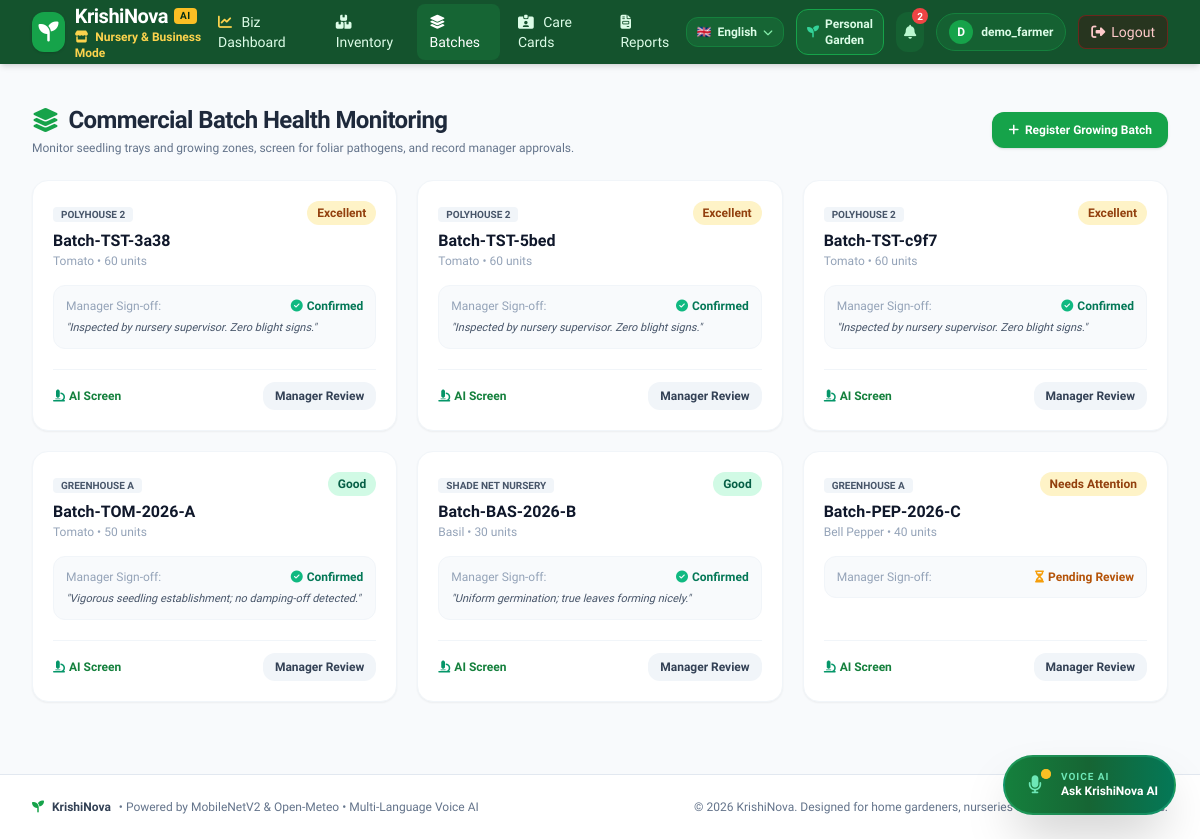
The app's page /business/batches (signed in) with its own data.
### tables this page shows
CREATE TABLE users (
                id INTEGER PRIMARY KEY AUTOINCREMENT,
                username TEXT UNIQUE NOT NULL COLLATE NOCASE,
                email TEXT UNIQUE NOT NULL COLLATE NOCASE,
                password_hash TEXT NOT NULL,
                created_at TIMESTAMP DEFAULT CURRENT_TIMESTAMP
            , role TEXT DEFAULT 'home_gardener', preferred_language TEXT DEFAULT 'en');

CREATE TABLE plant_batches (
                id INTEGER PRIMARY KEY AUTOINCREMENT,
                business_id INTEGER NOT NULL,
                batch_name TEXT NOT NULL,
                plant_type TEXT NOT NULL,
                growing_area TEXT DEFAULT 'Greenhouse A',
                quantity INTEGER DEFAULT 20,
                health_status TEXT DEFAULT 'Good',
                manager_reviewed INTEGER DEFAULT 0,
                review_notes TEXT,
                created_at TIMESTAMP DEFAULT CURRENT_TIMESTAMP,
                FOREIGN KEY (business_id) REFERENCES businesses(id) ON DELETE CASCADE
            );

### app.py (the view, shortened to what this page needs)
@app.route("/business/batches", methods=["GET", "POST"])
@business_required
def business_batches():
    biz = g.business
    biz_id = biz["id"]
    batches = db.get_business_batches(biz_id)
    return render_template("business/batches.html", business=biz, batches=batches)

### templates/business/batches.html (shortened to what this page needs)
{% extends "base.html" %}
{% block content %}
<div class="space-y-6">
    <div class="flex flex-col sm:flex-row sm:items-center justify-between gap-4">
        <div>
            <h1 class="text-2xl font-extrabold text-slate-800 tracking-tight flex items-center space-x-2.5">
                <i class="fa-solid fa-layer-group text-forest-600"></i>
                <span>Commercial Batch Health Monitoring</span>
            </h1>
            <p class="text-xs text-slate-500 mt-1">
                Monitor seedling trays and growing zones, screen for foliar pathogens, and record manager approvals.
            </p>
        </div>
        <button onclick="toggleAddBatchModal(true)"
            class="px-4 py-2.5 bg-forest-600 hover:bg-forest-700 text-white font-semibold rounded-xl text-xs shadow transition flex items-center space-x-1.5 self-start sm:self-auto">
            <i class="fa-solid fa-plus"></i>
            <span>Register Growing Batch</span>
        </button>
    </div>
    {% if batches %}
    <div class="grid grid-cols-1 md:grid-cols-2 lg:grid-cols-3 gap-5">
        {% for b in batches %}
        <div class="bg-white rounded-2xl border border-slate-100 shadow-sm p-5 hover:shadow-md transition flex flex-col justify-between">
            <div>
                <div class="flex items-start justify-between gap-2">
                    <div>
                        <span class="px-2 py-0.5 rounded text-[10px] font-bold uppercase bg-slate-100 text-slate-600">
                            {{ b.growing_area }}
                        </span>
                        <h3 class="text-base font-bold text-slate-900 mt-1">{{ b.batch_name }}</h3>
                        <p class="text-xs text-slate-400 font-medium">{{ b.plant_type }} &bull; {{ b.quantity }} units</p>
                    </div>
                    <span class="px-2.5 py-1 rounded-full text-xs font-bold {% if b.health_status == 'Good' %}bg-emerald-100 text-emerald-800{% elif b.health_status == 'Quarantined' %}bg-red-100 text-red-800{% else %}bg-amber-100 text-amber-800{% endif %}">
                        {{ b.health_status }}
                    </span>
                </div>
                <div class="mt-4 p-3 rounded-xl bg-slate-50 border border-slate-100 text-xs">
                    <div class="flex items-center justify-between">
                        <span class="text-slate-400 font-medium">Manager Sign-off:</span>
                        {% if b.manager_reviewed %}
                        <span class="font-bold text-emerald-700 flex items-center">
                            <i class="fa-solid fa-circle-check text-emerald-500 mr-1"></i> Confirmed
                        </span>
                        {% else %}
                        <span class="font-bold text-amber-700 flex items-center">
                            <i class="fa-solid fa-hourglass-half text-amber-500 mr-1"></i> Pending Review
                        </span>
                        {% endif %}
                    </div>
                    {% if b.review_notes %}
                    <p class="text-slate-600 mt-1.5 text-[11px] italic">"{{ b.review_notes }}"</p>
                    {% endif %}
                </div>
            </div>
            <div class="mt-5 pt-3 border-t border-slate-100 flex items-center justify-between text-xs">
                <a href="{{ url_for('diagnose') }}" class="font-semibold text-forest-700 hover:text-forest-800 flex items-center">
                    <i class="fa-solid fa-microscope mr-1 text-emerald-600"></i> AI Screen
                </a>
                <button onclick="openReviewModal({{ b.id }}, '{{ b.batch_name|replace("'", "\\'") }}', '{{ b.health_status }}')"
                    class="px-3 py-1.5 bg-slate-100 hover:bg-slate-200 text-slate-700 font-semibold rounded-xl transition">
                    Manager Review
                </button>
            </div>
        </div>
        {% endfor %}
    </div>
    {% endif %}
</div>
{% endblock %}

### templates/base.html (shortened to what this page needs)
<!DOCTYPE html>
<html lang="{{ current_language or 'en' }}">
<head>
    <script src="https://cdn.tailwindcss.com"></script>
    <link rel="stylesheet" href="https://cdnjs.cloudflare.com/ajax/libs/font-awesome/6.5.1/css/all.min.css">
</head>
<body class="bg-slate-50 text-slate-800 min-h-screen flex flex-col antialiased relative">
    <nav class="bg-forest-900 text-white shadow-md sticky top-0 z-50">
        <div class="max-w-7xl mx-auto px-4 sm:px-6 lg:px-8">
            <div class="flex items-center justify-between h-16">
                <div class="flex items-center space-x-3">
                    <a href="{{ url_for('dashboard') if current_user else url_for('login') }}" class="flex items-center space-x-2.5 group">
                        <div class="w-10 h-10 rounded-xl bg-forest-600 flex items-center justify-center text-white shadow group-hover:scale-105 transition-transform">
                            <i class="fa-solid fa-seedling text-xl"></i>
                        </div>
                        <div>
                            <span class="text-xl font-bold tracking-tight text-white block leading-tight flex items-center space-x-1.5">
                                <span>KrishiNova</span>
                                <span class="text-[10px] bg-amber-400 text-forest-950 font-black px-1.5 py-0.5 rounded uppercase tracking-wider">AI</span>
                            </span>
                            <span class="text-xs text-forest-300 font-medium block">
                                {% if active_mode == 'business' %}
                                    <span class="text-amber-300 font-semibold"><i class="fa-solid fa-store mr-1"></i> Nursery & Business Mode</span>
                                {% else %}
                                    Urban Farming Platform
                                {% endif %}
                            </span>
                        </div>
                    </a>
                </div>
                {% if current_user %}
                <div class="hidden md:flex items-center space-x-1 lg:space-x-1.5">
                    {% if active_mode == 'business' %}
                        <a href="{{ url_for('business_dashboard') }}" class="px-3 py-2 rounded-lg text-sm font-medium hover:bg-forest-800 transition {{ 'bg-forest-800 text-white' if request.endpoint == 'business_dashboard' else 'text-forest-100 hover:text-white' }}">
                            <i class="fa-solid fa-chart-line mr-1.5 text-amber-300"></i> Biz Dashboard
                        </a>
                        <a href="{{ url_for('business_inventory') }}" class="px-3 py-2 rounded-lg text-sm font-medium hover:bg-forest-800 transition {{ 'bg-forest-800 text-white' if request.endpoint == 'business_inventory' else 'text-forest-100 hover:text-white' }}">
                            <i class="fa-solid fa-boxes-stacked mr-1.5"></i> Inventory
                        </a>
                        <a href="{{ url_for('business_batches') }}" class="px-3 py-2 rounded-lg text-sm font-medium hover:bg-forest-800 transition {{ 'bg-forest-800 text-white' if request.endpoint == 'business_batches' else 'text-forest-100 hover:text-white' }}">
                            <i class="fa-solid fa-layer-group mr-1.5"></i> Batches
                        </a>
                        <a href="{{ url_for('business_care_cards') }}" class="px-3 py-2 rounded-lg text-sm font-medium hover:bg-forest-800 transition {{ 'bg-forest-800 text-white' if request.endpoint == 'business_care_cards' else 'text-forest-100 hover:text-white' }}">
                            <i class="fa-solid fa-id-card-clip mr-1.5"></i> Care Cards
                        </a>
                        <a href="{{ url_for('business_reports') }}" class="px-3 py-2 rounded-lg text-sm font-medium hover:bg-forest-800 transition {{ 'bg-forest-800 text-white' if request.endpoint == 'business_reports' else 'text-forest-100 hover:text-white' }}">
                            <i class="fa-solid fa-file-invoice mr-1.5"></i> Reports
                        </a>
                    {% endif %}
                </div>
                <div class="flex items-center space-x-2 sm:space-x-3">
                    <div class="relative inline-block text-left" id="lang-dropdown-wrapper">
                        <button type="button" onclick="toggleLangDropdown()" class="px-2.5 py-1.5 rounded-xl bg-forest-800 hover:bg-forest-700 text-forest-100 text-xs font-semibold border border-forest-700 transition flex items-center space-x-1.5" title="Select Language / ભાષા / भाषा / భాష">
                            <span>{{ lang_meta.flag }}</span>
                            <span class="hidden sm:inline">{{ lang_meta.native }}</span>
                            <i class="fa-solid fa-chevron-down text-[10px] text-forest-300"></i>
                        </button>
                    </div>
                    {% if active_mode == 'business' %}
                    <a href="{{ url_for('switch_mode', mode='personal') }}" title="Switch to Personal Garden Mode"
                        class="px-2.5 py-1.5 rounded-xl bg-forest-800 hover:bg-forest-700 text-forest-100 text-xs font-semibold border border-forest-600 transition flex items-center space-x-1.5">
                        <i class="fa-solid fa-seedling text-emerald-400"></i>
                        <span class="hidden lg:inline">Personal Garden</span>
                    </a>
                    {% endif %}
                    <a href="{{ url_for('alerts_center') }}" title="Weather Alert Center"
                        class="relative p-2 rounded-xl bg-forest-800/80 hover:bg-forest-800 text-forest-200 hover:text-white transition">
                        <i class="fa-solid fa-bell text-sm"></i>
                        {% if unread_alert_count > 0 %}
                        <span class="absolute -top-1 -right-1 bg-red-500 text-white text-[10px] font-extrabold w-4 h-4 rounded-full flex items-center justify-center animate-pulse">
                            {{ unread_alert_count if unread_alert_count < 10 else '9+' }}
                        </span>
                        {% endif %}
                    </a>
                    <div class="hidden sm:flex items-center space-x-2 bg-forest-800/80 px-3 py-1.5 rounded-full border border-forest-700">
                        <div class="w-6 h-6 rounded-full bg-forest-600 text-white text-xs flex items-center justify-center font-bold uppercase">
                            {{ current_user.username[0] }}
                        </div>
                        <span class="text-xs font-semibold text-forest-100">{{ current_user.username }}</span>
                    </div>
                    <a href="{{ url_for('logout') }}" title="Logout" class="inline-flex items-center px-2.5 sm:px-3 py-1.5 rounded-lg text-xs sm:text-sm font-medium bg-red-950/40 text-red-200 hover:bg-red-900/60 hover:text-white border border-red-800/60 transition">
                        <i class="fa-solid fa-right-from-bracket mr-1 sm:mr-1.5"></i>
                        <span class="hidden sm:inline">Logout</span>
                    </a>
                </div>
                {% endif %}
            </div>
        </div>
    </nav>
    <main class="flex-1 max-w-7xl mx-auto px-4 sm:px-6 lg:px-8 py-6 w-full">
        {% block content %}{% endblock %}
    </main>
    <div class="fixed bottom-6 right-6 z-40 no-print">
        <button id="floating-voice-btn" onclick="openVoiceModal()"
            class="bg-gradient-to-r from-forest-700 via-forest-800 to-emerald-700 hover:from-forest-800 hover:to-emerald-800 text-white rounded-full px-4 py-3.5 shadow-2xl flex items-center space-x-3 group transition transform hover:scale-105 active:scale-95 border-2 border-emerald-400/30">
            <div class="relative w-7 h-7 flex items-center justify-center">
                <i class="fa-solid fa-microphone text-lg text-emerald-300 group-hover:text-white transition"></i>
                <span class="absolute -top-0.5 -right-0.5 flex h-2.5 w-2.5">
                    <span class="relative inline-flex rounded-full h-2.5 w-2.5 bg-amber-400"></span>
                </span>
            </div>
            <div class="text-left hidden sm:block">
                <span class="block text-[10px] text-emerald-300 uppercase tracking-widest font-black leading-none">Voice AI</span>
                <span class="block text-xs font-bold text-white leading-tight mt-0.5">{{ lang_meta.ask_btn }}</span>
            </div>
        </button>
    </div>
    <footer class="bg-white border-t border-slate-200 py-6 mt-12 no-print">
        <div class="max-w-7xl mx-auto px-4 sm:px-6 lg:px-8 flex flex-col sm:flex-row items-center justify-between text-xs text-slate-500 space-y-2 sm:space-y-0">
            <div class="flex items-center space-x-2">
                <i class="fa-solid fa-seedling text-forest-600"></i>
                <span class="font-semibold text-slate-700">KrishiNova</span>
                <span>&bull; Powered by MobileNetV2 & Open-Meteo &bull; Multi-Language Voice AI</span>
            </div>
            <div>
                &copy; {{ current_year }} KrishiNova. Designed for home gardeners, nurseries & urban farming businesses.
            </div>
        </div>
    </footer>
</body>
</html>

### records on screen
users: username "D", username "demo_farmer"
plant_batches: growing_area "POLYHOUSE 2", batch_name "Batch-TST-3a38", plant_type "Tomato", quantity "60", health_status "Excellent", manager_reviewed 1 (drawn), review_notes "Inspected by nursery supervisor. Zero blight signs."
plant_batches: growing_area "POLYHOUSE 2", batch_name "Batch-TST-5bed", plant_type "Tomato", quantity "60", health_status "Excellent", manager_reviewed 1 (drawn), review_notes "Inspected by nursery supervisor. Zero blight signs."
plant_batches: growing_area "POLYHOUSE 2", batch_name "Batch-TST-c9f7", plant_type "Tomato", quantity "60", health_status "Excellent", manager_reviewed 1 (drawn), review_notes "Inspected by nursery supervisor. Zero blight signs."
plant_batches: growing_area "GREENHOUSE A", batch_name "Batch-TOM-2026-A", plant_type "Tomato", quantity "50", health_status "Good", manager_reviewed 1 (drawn), review_notes "Vigorous seedling establishment; no damping-off detected."
plant_batches: growing_area "SHADE NET NURSERY", batch_name "Batch-BAS-2026-B", plant_type "Basil", quantity "30", health_status "Good", manager_reviewed 1 (drawn), review_notes "Uniform germination; true leaves forming nicely."
plant_batches: growing_area "GREENHOUSE A", batch_name "Batch-PEP-2026-C", plant_type "Bell Pepper", quantity "40", health_status "Needs Attention", manager_reviewed 0 (drawn)

### other values on screen
{{ lang_meta.flag }} "🇬🇧"
{{ lang_meta.native }} "English"
{{ unread_alert_count if unread_alert_count < 10 else '9+' }} "2"
{{ lang_meta.ask_btn }} "Ask KrishiNova AI"
